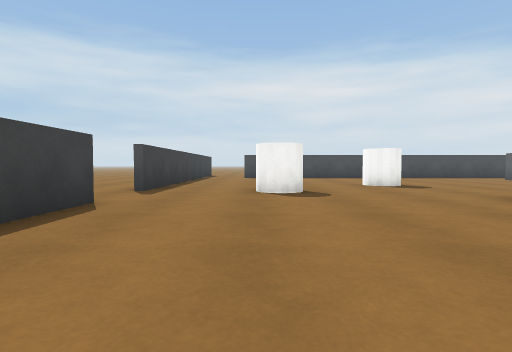
view 1 (above)

24 first-person views from a walk through a Unity game level. The camera is 0.55 m above the floor, tilts 2° down and sees 80° across. The floor is counted in squares, 1 m on a side. Each view is taken from the middle of a square. On the plan, view 1 faces up. The plan holds only what a view shows up to about 9 squares ahead; the rest is blank. The place goes on beyond the plan. The player character is not drawn. Door leaves are left out, so doorways stand open. Surface patterns are stand-ins for the level's own textures.

view 2
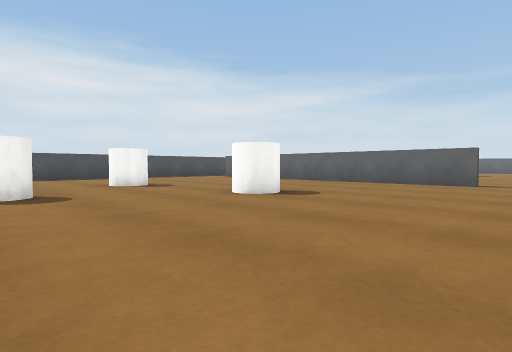

view 3
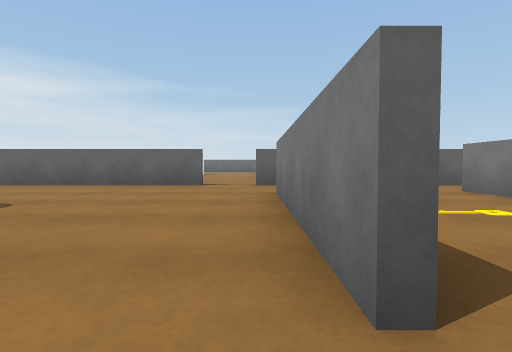

view 4
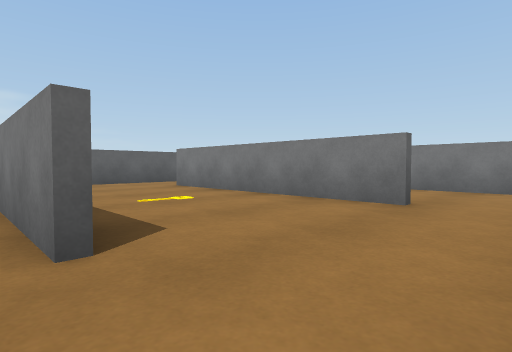

view 5
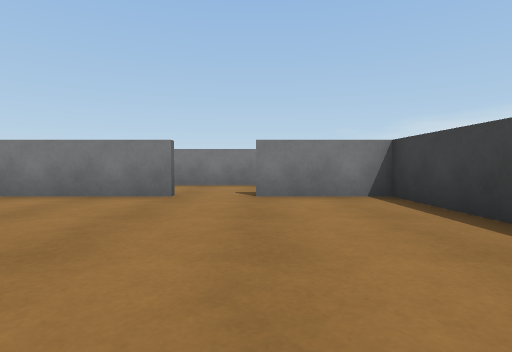

view 6
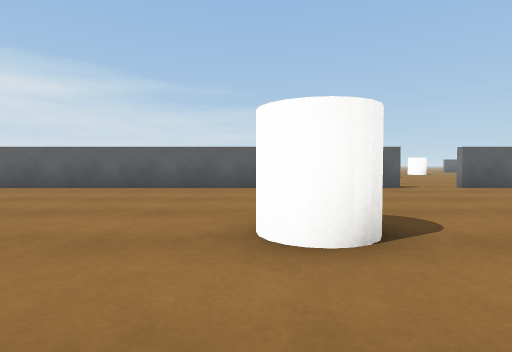

view 7
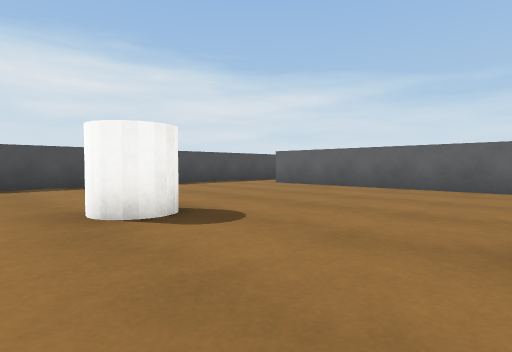

view 8
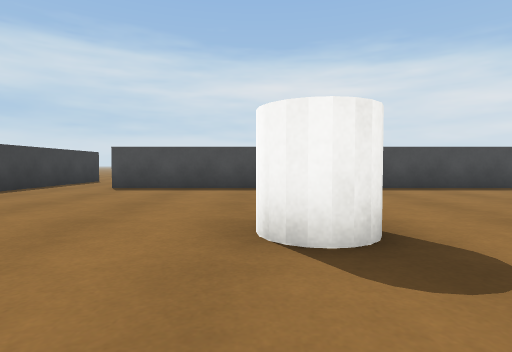

view 9
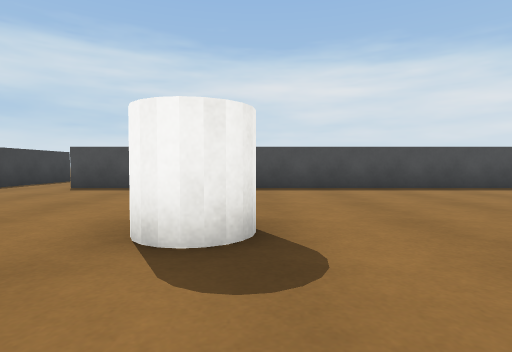

view 10
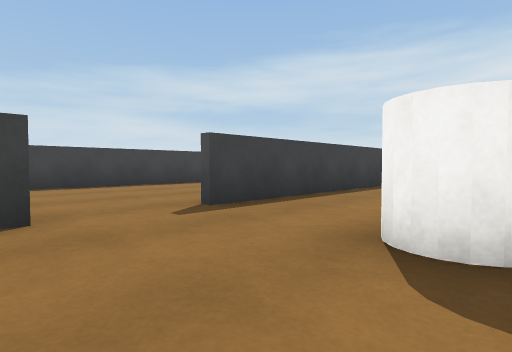

view 11
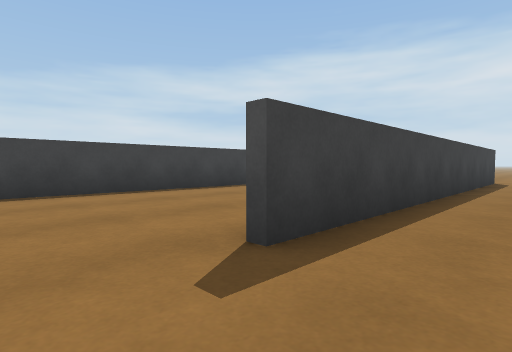

view 12
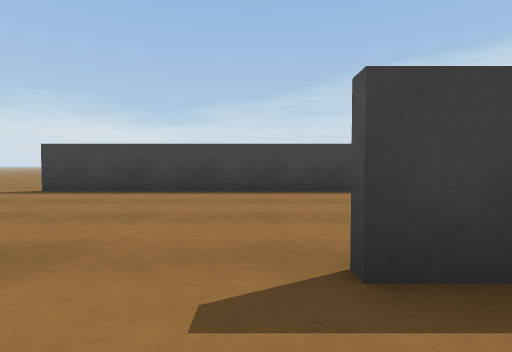

view 13
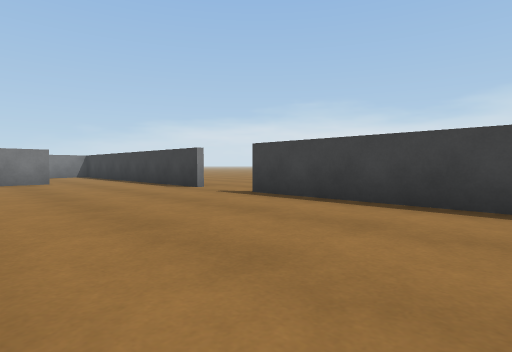

view 14
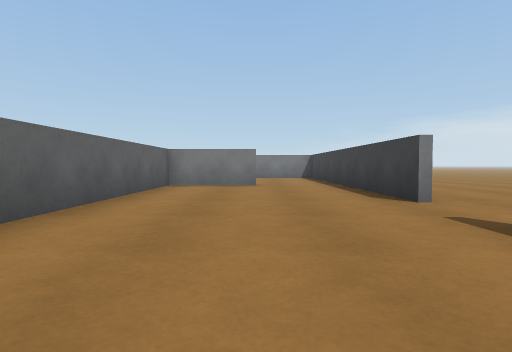

view 15
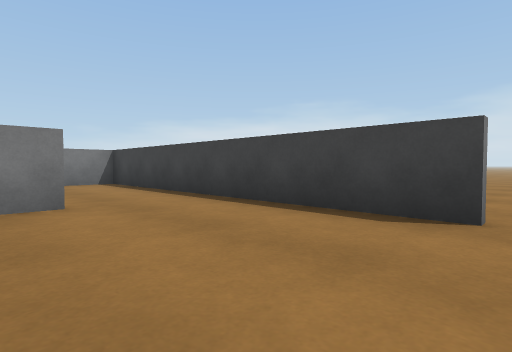

view 16
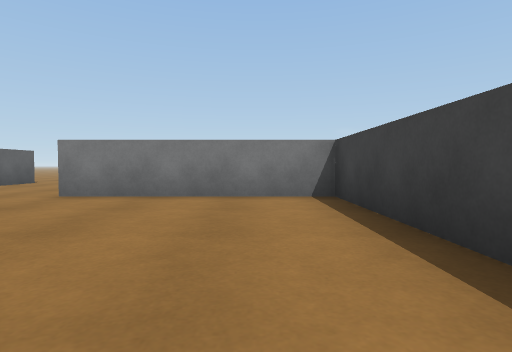

view 17
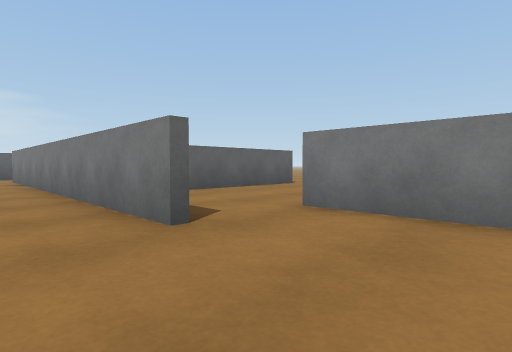

view 18
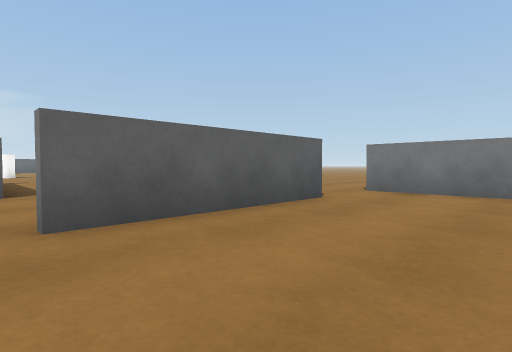

view 19
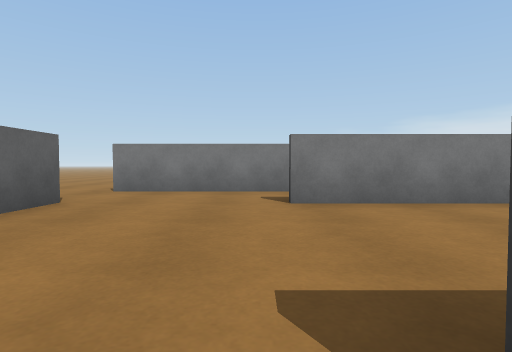

view 20
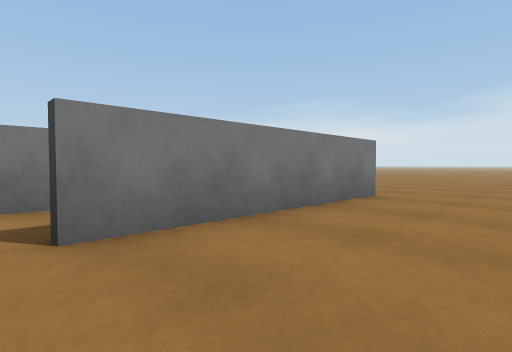

view 21
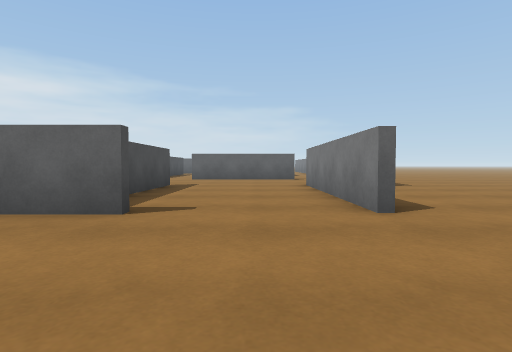

view 22
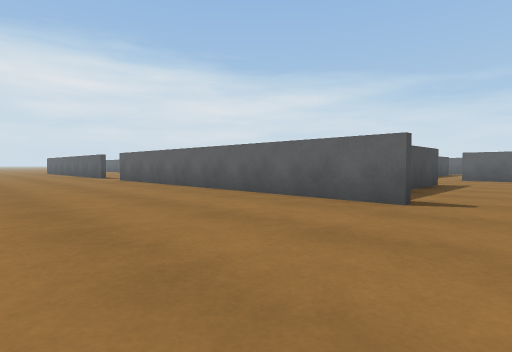

view 23
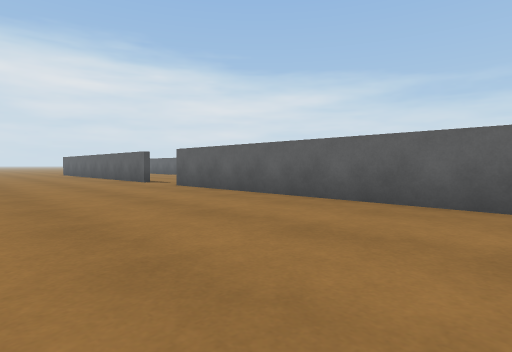

view 24
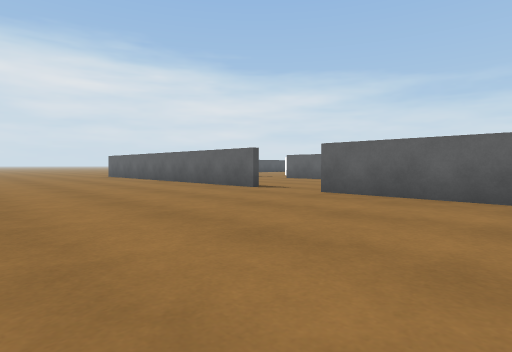

### Floor plan
Ten units are one square. View 1 is at (0, 0); x grows to the right and y downward. Boxes are objects, and circles mark ways between rooms. Rooms are numbered by the first view taken in them; rooms with no view inside come last. Other rooms are left out.
<svg viewBox="-85 -139 192 319">
<path fill="none" stroke="#000" d="M19 4 69 4M94 -14 94 -112M-24 -46 -24 -28M94 12 94 0M-24 18 -24 45M14 44 75 44M94 34 94 28M-20 44 0 44M102 -134 -5 -134M-24 -134 -24 -65M-74 4 -74 44M-76 -14 -76 -34M-50 44 -20 44M-26 44 -26 -12M-76 106 -76 5M-74 -110 -74 -15M-24 96 -52 96M-75 134 -25 134M9 135 9 95M-29 154 10 154M-26 74 64 74M-74 44 -74 94 -25 94M94 58 94 50"/>
<rect x="-5" y="-75" width="20" height="20" fill="#bbb"><title>cylinder</title></rect>
<rect x="25" y="-95" width="20" height="20" fill="#bbb"><title>cylinder</title></rect>
<rect x="35" y="-55" width="20" height="20" fill="#bbb"><title>cylinder</title></rect>
<circle cx="-20" cy="-55" r="3" fill="#2a7"/>
<circle cx="7" cy="43" r="3" fill="#2a7"/>
<circle cx="85" cy="50" r="3" fill="#2a7"/>
<circle cx="-30" cy="90" r="3" fill="#2a7"/>
<circle cx="-55" cy="50" r="3" fill="#2a7"/>
<text x="40" y="-40">1</text>
<text x="-80" y="0">2</text>
<text x="0" y="70">3</text>
</svg>
Room 1 opens to room 2. Room 1 opens to room 3. Room 2 opens to room 3.

Where each view was taken, in squares from view 1:
view 1: 0 up, 0 right, facing up
view 2: 0 up, 0 right, facing up-right
view 3: 0 up, 1 right, facing right
view 4: 0 up, 0 right, facing down-right
view 5: 1 up, 0 right, facing down
view 6: 5 up, 2 right, facing right
view 7: 5 up, 2 right, facing up-right
view 8: 6 up, 3 right, facing up
view 9: 6 up, 4 right, facing up
view 10: 4 up, 1 right, facing up-left
view 11: 5 up, 1 left, facing up-left
view 12: 6 up, 1 left, facing left
view 13: 6 up, 3 left, facing down-left
view 14: 4 up, 5 left, facing down
view 15: 0 up, 4 left, facing down-left
view 16: 4 down, 6 left, facing down
view 17: 6 down, 5 left, facing down-right
view 18: 9 down, 2 left, facing down-right
view 19: 9 down, 2 left, facing down
view 20: 11 down, 2 left, facing down-left
view 21: 12 down, 11 left, facing right
view 22: 12 down, 12 left, facing up-right
view 23: 8 down, 12 left, facing up-right
view 24: 4 down, 13 left, facing up-right
